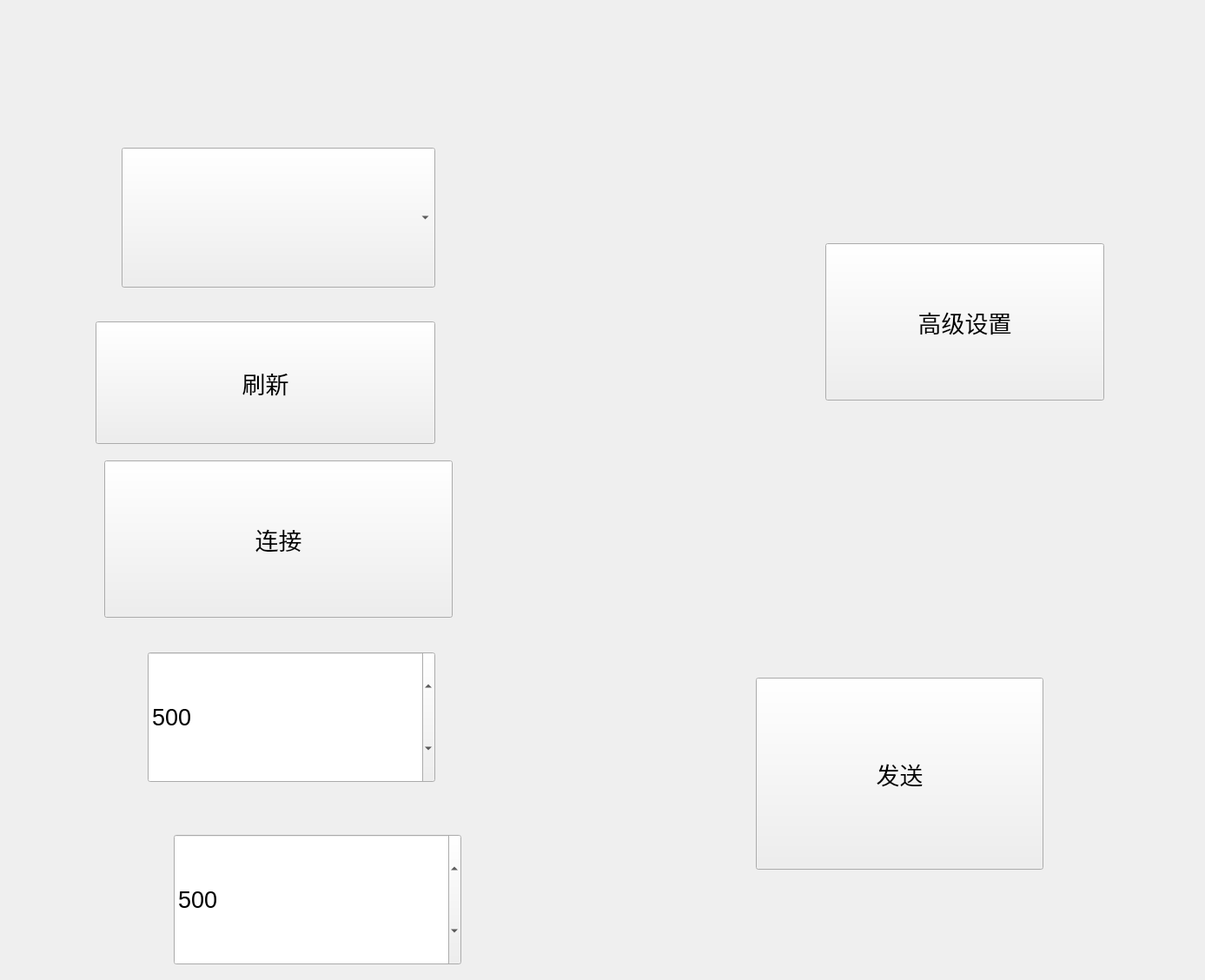
<?xml version="1.0" encoding="UTF-8"?>
<ui version="4.0">
 <class>open_window</class>
 <widget class="QWidget" name="open_window">
  <property name="geometry">
   <rect>
    <x>0</x>
    <y>0</y>
    <width>1387</width>
    <height>1128</height>
   </rect>
  </property>
  <property name="windowTitle">
   <string>Form</string>
  </property>
  <widget class="QPushButton" name="advanced_setting_button">
   <property name="enabled">
    <bool>true</bool>
   </property>
   <property name="geometry">
    <rect>
     <x>950</x>
     <y>280</y>
     <width>321</width>
     <height>181</height>
    </rect>
   </property>
   <property name="font">
    <font>
     <pointsize>20</pointsize>
    </font>
   </property>
   <property name="text">
    <string>高级设置</string>
   </property>
  </widget>
  <widget class="QPushButton" name="send_button">
   <property name="geometry">
    <rect>
     <x>870</x>
     <y>780</y>
     <width>331</width>
     <height>221</height>
    </rect>
   </property>
   <property name="font">
    <font>
     <pointsize>20</pointsize>
    </font>
   </property>
   <property name="text">
    <string>发送</string>
   </property>
  </widget>
  <widget class="QComboBox" name="open_serailCb">
   <property name="geometry">
    <rect>
     <x>140</x>
     <y>170</y>
     <width>361</width>
     <height>161</height>
    </rect>
   </property>
   <property name="font">
    <font>
     <pointsize>20</pointsize>
    </font>
   </property>
  </widget>
  <widget class="QPushButton" name="open_btnSerialCheck">
   <property name="geometry">
    <rect>
     <x>110</x>
     <y>370</y>
     <width>391</width>
     <height>141</height>
    </rect>
   </property>
   <property name="font">
    <font>
     <pointsize>20</pointsize>
    </font>
   </property>
   <property name="text">
    <string>刷新</string>
   </property>
  </widget>
  <widget class="QPushButton" name="open_openBt">
   <property name="geometry">
    <rect>
     <x>120</x>
     <y>530</y>
     <width>401</width>
     <height>181</height>
    </rect>
   </property>
   <property name="font">
    <font>
     <pointsize>20</pointsize>
    </font>
   </property>
   <property name="text">
    <string>连接</string>
   </property>
  </widget>
  <widget class="QSpinBox" name="open_freq">
   <property name="geometry">
    <rect>
     <x>170</x>
     <y>750</y>
     <width>331</width>
     <height>151</height>
    </rect>
   </property>
   <property name="font">
    <font>
     <pointsize>20</pointsize>
    </font>
   </property>
   <property name="maximum">
    <number>1000</number>
   </property>
   <property name="value">
    <number>500</number>
   </property>
  </widget>
  <widget class="QSpinBox" name="open_times">
   <property name="geometry">
    <rect>
     <x>200</x>
     <y>960</y>
     <width>331</width>
     <height>151</height>
    </rect>
   </property>
   <property name="font">
    <font>
     <pointsize>20</pointsize>
    </font>
   </property>
   <property name="maximum">
    <number>1000</number>
   </property>
   <property name="value">
    <number>500</number>
   </property>
  </widget>
 </widget>
 <resources/>
 <connections/>
</ui>
